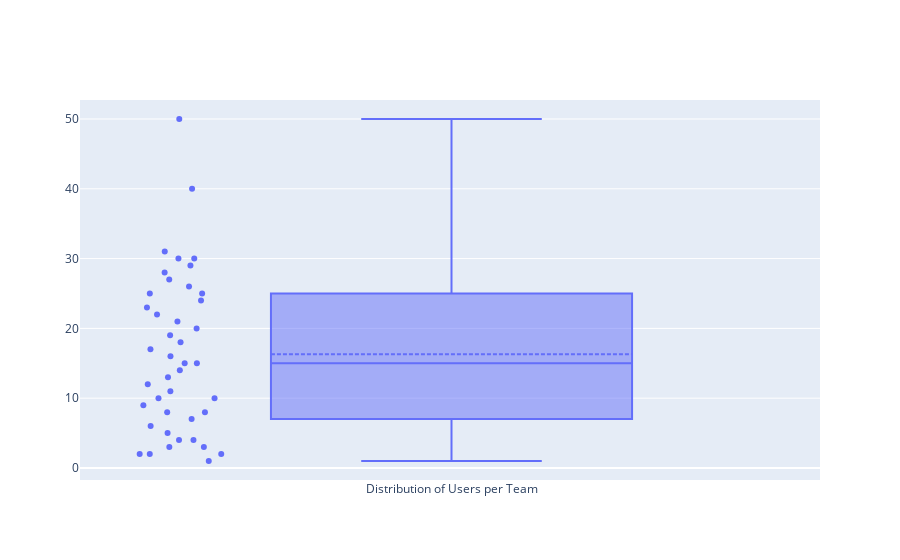

The notebook cell this image was saved under:
### Markdown cell above
### Which are the Team Sizes

### Code cell
# Distribution of Users per Team
fig = go.Figure()
fig.add_trace(go.Box(y=df6.users, boxmean=True, boxpoints='all', name="Distribution of Users per Team"))
fig.show()

### Figure 1 — Plotly figure (JSON) as saved in the notebook; plotly's stock layout.template omitted (floating-point values rounded to 4 significant figures)
{"data": [{"boxmean": true, "boxpoints": "all", "name": "Distribution of Users per Team", "type": "box", "y": [28, 20, 23, 19, 18, 4, 31, 30, 17, 29, 24, 21, 27, 26, 25, 22, 50, 15, 25, 8, 10, 40, 16, 10, 30, 1, 2, 2, 9, 8, 11, 6, 3, 7, 15, 4, 12, 14, 13, 5, 2, 3]}], "layout": {"autosize": true, "xaxis": {"autorange": true, "range": [-0.5042, 0.5], "type": "category"}, "yaxis": {"autorange": true, "range": [-1.722, 52.72], "type": "linear"}}}
